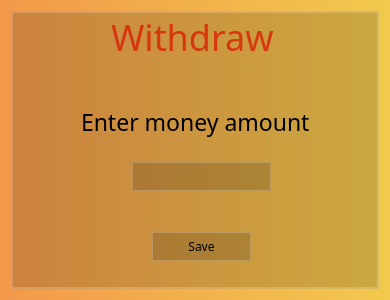
<?xml version="1.0" encoding="UTF-8"?>
<ui version="4.0">
 <class>Dialog</class>
 <widget class="QDialog" name="Dialog">
  <property name="geometry">
   <rect>
    <x>0</x>
    <y>0</y>
    <width>390</width>
    <height>300</height>
   </rect>
  </property>
  <property name="windowTitle">
   <string>Dialog</string>
  </property>
  <property name="styleSheet">
   <string notr="true">background-color: qlineargradient(spread:pad, x1:0, y1:0, x2:1, y2:0, stop:0 #F2994A, stop:1 #F2C94C);
font-family: Poppins</string>
  </property>
  <layout class="QVBoxLayout" name="verticalLayout">
   <item>
    <widget class="QFrame" name="frame">
     <property name="styleSheet">
      <string notr="true">background-color: rgba(0, 0, 0, 40);
border: 2px solid rgba(255, 255, 255, 50);
border-redius: 12px;</string>
     </property>
     <property name="frameShape">
      <enum>QFrame::Shape::StyledPanel</enum>
     </property>
     <property name="frameShadow">
      <enum>QFrame::Shadow::Raised</enum>
     </property>
     <widget class="QLabel" name="label">
      <property name="geometry">
       <rect>
        <x>100</x>
        <y>10</y>
        <width>181</width>
        <height>31</height>
       </rect>
      </property>
      <property name="styleSheet">
       <string notr="true">font_weight: bold;
font-size: 27pt;
background-color: none;
border: none;
color: rgba(217, 31, 2, 0.8)
</string>
      </property>
      <property name="text">
       <string>Withdraw</string>
      </property>
     </widget>
     <widget class="QLineEdit" name="le_money_amount">
      <property name="geometry">
       <rect>
        <x>120</x>
        <y>150</y>
        <width>141</width>
        <height>31</height>
       </rect>
      </property>
     </widget>
     <widget class="QLabel" name="label_2">
      <property name="geometry">
       <rect>
        <x>70</x>
        <y>90</y>
        <width>241</width>
        <height>41</height>
       </rect>
      </property>
      <property name="styleSheet">
       <string notr="true">font_weight: bold;
font-size: 17pt;
background-color: none;
border: none;
</string>
      </property>
      <property name="text">
       <string>Enter money amount</string>
      </property>
     </widget>
     <widget class="QPushButton" name="save_button">
      <property name="geometry">
       <rect>
        <x>140</x>
        <y>220</y>
        <width>101</width>
        <height>31</height>
       </rect>
      </property>
      <property name="styleSheet">
       <string notr="true">QPushButton:hover{
background-color: rgba(255, 255, 255, 10);
} 

QPushButton:pressed{
background-color: rgba(0, 0, 0, 50);
}</string>
      </property>
      <property name="text">
       <string>Save</string>
      </property>
     </widget>
    </widget>
   </item>
  </layout>
 </widget>
 <resources/>
 <connections/>
</ui>
